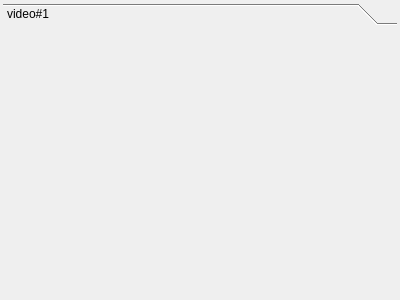
<?xml version="1.0" encoding="UTF-8"?>
<ui version="4.0">
 <class>ImageInfo</class>
 <widget class="QDockWidget" name="ImageInfo">
  <property name="geometry">
   <rect>
    <x>0</x>
    <y>0</y>
    <width>400</width>
    <height>300</height>
   </rect>
  </property>
  <property name="windowTitle">
   <string>Image Info</string>
  </property>
  <widget class="QWidget" name="dockWidgetContents">
   <layout class="QVBoxLayout" name="verticalLayout">
    <property name="spacing">
     <number>3</number>
    </property>
    <property name="margin">
     <number>3</number>
    </property>
    <item>
     <widget class="QToolBox" name="imageInfoToolBox">
      <property name="frameShape">
       <enum>QFrame::NoFrame</enum>
      </property>
      <property name="frameShadow">
       <enum>QFrame::Plain</enum>
      </property>
      <property name="lineWidth">
       <number>0</number>
      </property>
      <property name="currentIndex">
       <number>0</number>
      </property>
      <property name="tabSpacing">
       <number>1</number>
      </property>
      <widget class="UIVideoPage" name="defaultpage">
       <property name="geometry">
        <rect>
         <x>0</x>
         <y>0</y>
         <width>394</width>
         <height>250</height>
        </rect>
       </property>
       <attribute name="label">
        <string>video#1</string>
       </attribute>
      </widget>
     </widget>
    </item>
   </layout>
  </widget>
 </widget>
 <customwidgets>
  <customwidget>
   <class>UIVideoPage</class>
   <extends>QWidget</extends>
   <header>imageinfo/UIVideoPage.h</header>
   <container>1</container>
  </customwidget>
 </customwidgets>
 <resources/>
 <connections/>
</ui>
